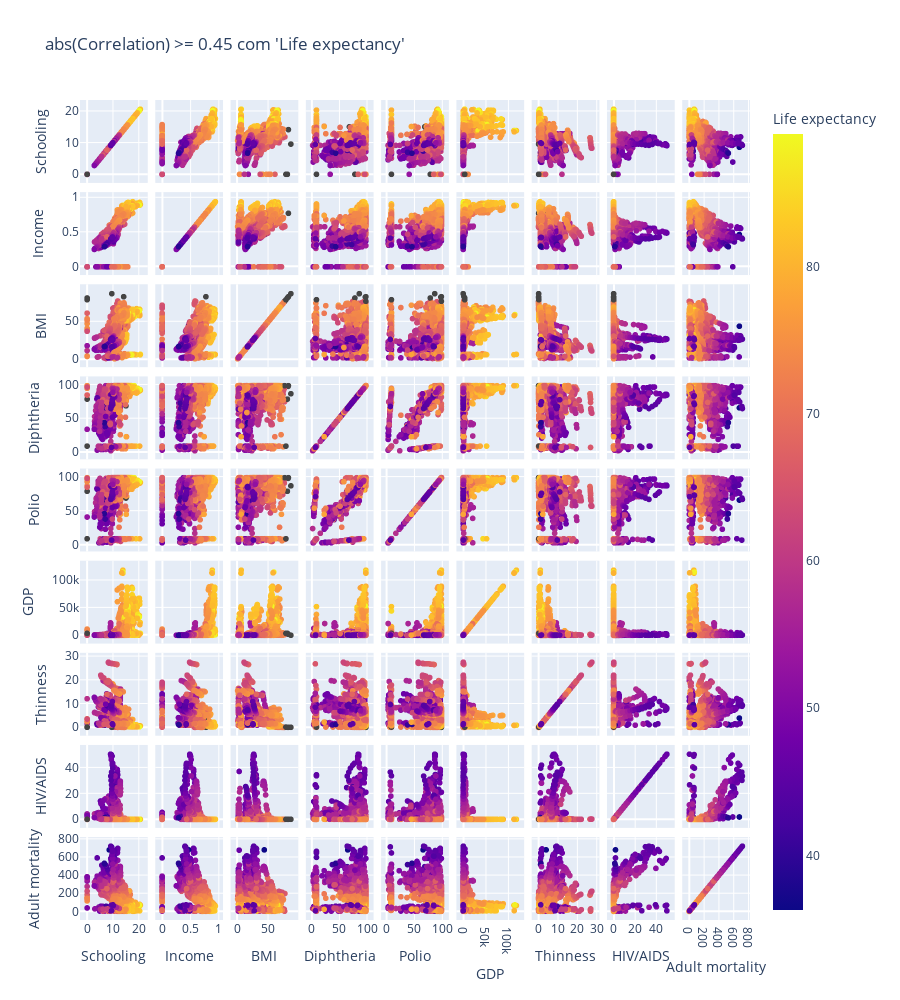

Notebook code cell kept with this figure:
### Code cell
# plota scatter matrix com as features que mais se correlacionam com a variável target 'Life expectancy'
features = correlation_target.index.tolist()
dimensions = features.copy()
dimensions.remove('Status')  # remove 'Status' para evitar problemas de visualização

fig = px.scatter_matrix(df, dimensions=dimensions, color='Life expectancy', 
                        title=f"abs(Correlation) >= {CORR_MIN} com 'Life expectancy'")
fig.update_layout(height=1000)
fig.show()

### Figure 1 — Plotly figure (JSON) as saved in the notebook; plotly's stock layout.template omitted (floating-point values rounded to 4 significant figures; data arrays with more than 128 entries replaced by an {"elided": "..."} marker saying what was removed)
{"data": [{"dimensions": [{"axis": {"matches": true}, "label": "Schooling", "values": {"elided": "2938 float values"}}, {"axis": {"matches": true}, "label": "Income", "values": {"elided": "2938 float values"}}, {"axis": {"matches": true}, "label": "BMI", "values": {"elided": "2938 float values"}}, {"axis": {"matches": true}, "label": "Diphtheria", "values": {"elided": "2938 float values"}}, {"axis": {"matches": true}, "label": "Polio", "values": {"elided": "2938 float values"}}, {"axis": {"matches": true}, "label": "GDP", "values": {"elided": "2938 float values"}}, {"axis": {"matches": true}, "label": "Thinness", "values": {"elided": "2938 float values"}}, {"axis": {"matches": true}, "label": "HIV/AIDS", "values": {"elided": "2938 float values"}}, {"axis": {"matches": true}, "label": "Adult mortality", "values": {"elided": "2938 float values"}}], "hovertemplate": "%{xaxis.title.text}=%{x}<br>%{yaxis.title.text}=%{y}<br>Life expectancy=%{marker.color}<extra></extra>", "legendgroup": "", "marker": {"color": {"elided": "2938 float values"}, "coloraxis": "coloraxis", "symbol": "circle"}, "name": "", "showlegend": false, "type": "splom"}], "layout": {"coloraxis": {"colorbar": {"title": {"text": "Life expectancy"}}, "colorscale": [[0, "#0d0887"], [0.1111, "#46039f"], [0.2222, "#7201a8"], [0.3333, "#9c179e"], [0.4444, "#bd3786"], [0.5556, "#d8576b"], [0.6667, "#ed7953"], [0.7778, "#fb9f3a"], [0.8889, "#fdca26"], [1, "#f0f921"]]}, "dragmode": "select", "height": 1000, "legend": {"tracegroupgap": 0}, "title": {"text": "abs(Correlation) >= 0.45 com 'Life expectancy'"}}}
